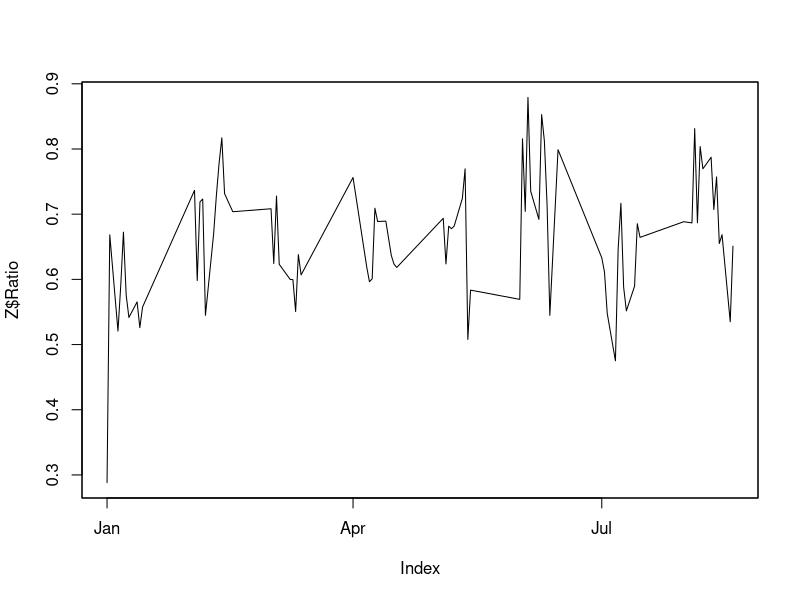

Source code (R):
#zoo lesson
# https://www.r-exercises.com/2016/05/30/zoo-time-series-exercises/
require(zoo)
inData <- read.table('./ZooData.csv', stringsAsFactors = FALSE, sep = ',', header = 
                       TRUE)
head(inData)
inData$Date <- as.Date(inData$Date, format = "%d-%b-%y")
str(inData)
Z <- as.zoo(inData[, 4:10], order.by = inData$Date)
str(Z)
Z$Ratio <- Z$DeliveryVolume/Z$TotalVolume
plot(Z$Ratio)
aggregate(Z$Ratio, as.yearqtr, mean)
aggregate(Z$Ratio, as.yearmon, mean)
Z1 <- read.zoo(inData[3:7],  index.column = "Date")
Z2 <- read.zoo(inData[3, c(3, 8:10)], index.column = "Date")
Z3 <- merge(Z1, Z2)
identical(Z, Z3)
window(Z, start = as.Date("2015-02-01"), end = as.Date("2015-02-15"))
myVAWP <- function(x) {
  sum(x[, 1] * x[, 2])/sum(x[, 2])
}

ZD <- rollapply(cbind(Z$Close, Z$DeliveryVolume), width = 5, myVAWP, 
                   by.column = FALSE, align = 'right', by = 1)
ZT <- rollapply(cbind(Z$Close, Z$TotalVolume), width = 5, myVAWP, 
                   by.column = FALSE, align = 'right', by = 1)
R <- merge(Z, ZD, ZT)
R
na.aggregate(R$ZT, as.yearmon, mean)
R$Close - ave(R$ZT, as.yearmon(index(R)))
rownames(Z)
